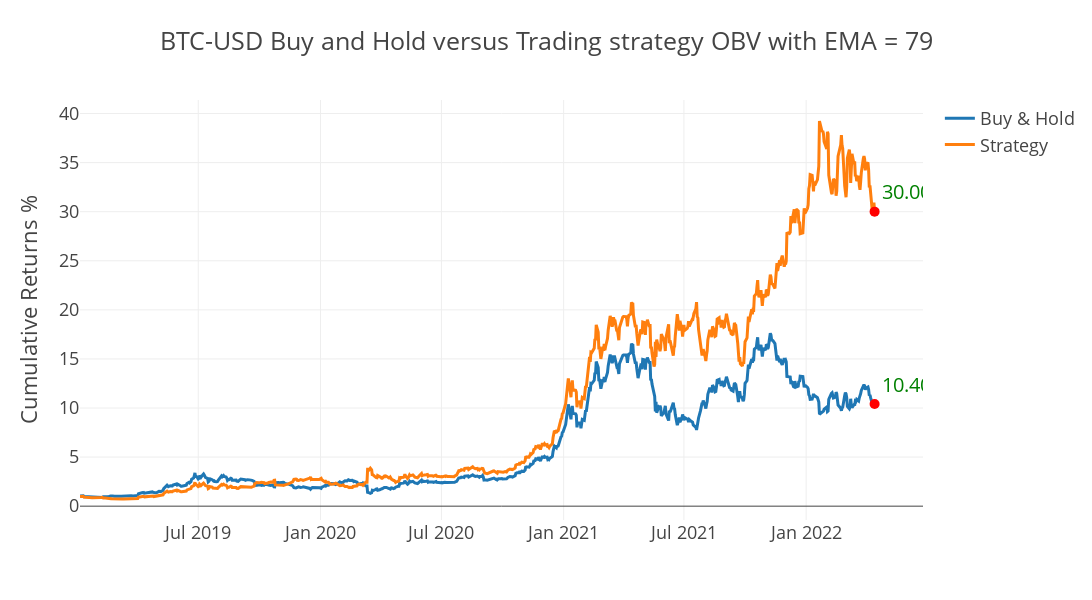

Source (notebook cell):
### Code cell
opti_tester.plot_results()

### Figure 1 — Plotly figure (JSON) as saved in the notebook; plotly's stock layout.template omitted (floating-point values rounded to 4 significant figures; data arrays with more than 128 entries replaced by an {"elided": "..."} marker saying what was removed)
{"data": [{"name": "Buy & Hold", "type": "scatter", "x": {"elided": "827 str values"}, "y": {"elided": "827 float values"}}, {"name": "Strategy", "type": "scatter", "x": {"elided": "827 str values"}, "y": {"elided": "827 float values"}}, {"marker": {"color": "red", "size": 10}, "mode": "markers+text", "showlegend": false, "text": ["10.40870713697204"], "textfont": {"color": "green", "size": 20}, "textposition": "top right", "type": "scatter", "x": ["2022-04-14T00:00:00"], "y": [10.41]}, {"marker": {"color": "red", "size": 10}, "mode": "markers+text", "showlegend": false, "text": ["30.005182620283488"], "textfont": {"color": "green", "size": 20}, "textposition": "top right", "type": "scatter", "x": ["2022-04-14T00:00:00"], "y": [30.01]}], "layout": {"height": 600, "title": {"text": "BTC-USD Buy and Hold versus Trading strategy OBV with EMA = 79"}, "width": 1400, "yaxis": {"title": {"text": "Cumulative Returns %"}}}}
